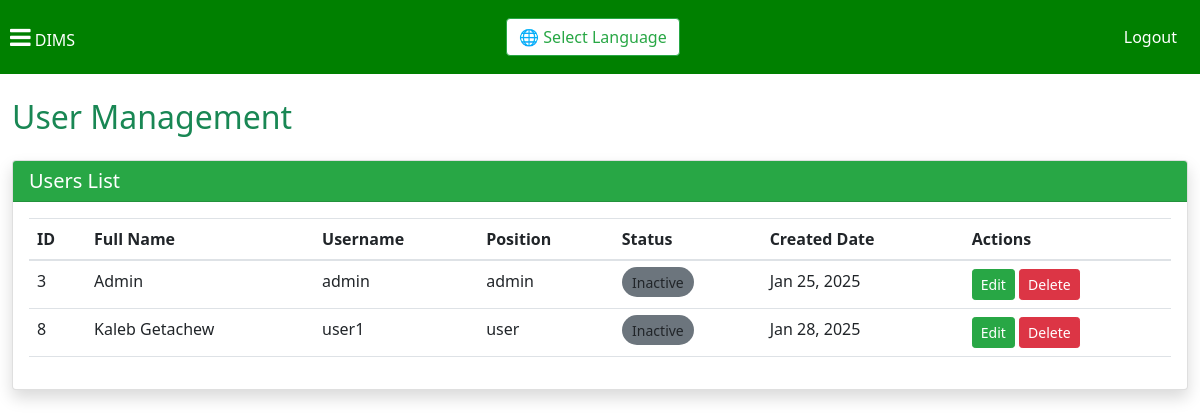
Page /screen/sideMenu.php?page=users.php (signed in) on the committed database.
### tables this page shows
CREATE TABLE `user` (
  `id` int(64) NOT NULL,
  `full_name` varchar(64) NOT NULL,
  `user_name` varchar(64) NOT NULL,
  `password` varchar(64) NOT NULL,
  `position` varchar(64) NOT NULL,
  `status` int(1) NOT NULL,
  `created_date` timestamp(6) NOT NULL DEFAULT current_timestamp(6)
);

### screen/users.php (the view, shortened to what this page needs)
<?php
include 'db_connection.php';
$lang = isset($_SESSION['lang']) ? $_SESSION['lang'] : 'en';
$translations = include "lang/$lang.php";
$result = $conn->query("SELECT * FROM user");
$users = $result->fetch_all(MYSQLI_ASSOC);
?>
<!DOCTYPE html>
<html lang="<?= $lang ?>">
<head>
    <link href="https://cdn.jsdelivr.net/npm/bootstrap@5.1.3/dist/css/bootstrap.min.css" rel="stylesheet">
</head>
<body>
    <div class="container-fluid py-4">
        <h2 class="mb-4 text-success"><?= $translations['title'] ?></h2>
        <div class="card shadow">
            <div class="card-header primary-bg text-white">
                <h5 class="mb-0"><?= $translations['users_list'] ?></h5>
            </div>
            <div class="card-body">
                <div class="table-responsive">
                    <table class="table table-hover">
                        <thead>
                            <tr>
                                <th>ID</th>
                                <th><?= $translations['full_name'] ?></th>
                                <th><?= $translations['username'] ?></th>
                                <th><?= $translations['position'] ?></th>
                                <th><?= $translations['status'] ?></th>
                                <th><?= $translations['created_date'] ?></th>
                                <th><?= $translations['actions'] ?></th>
                            </tr>
                        </thead>
                        <tbody>
                            <?php foreach ($users as $user): ?>
                            <tr>
                                <td><?= $user['id'] ?></td>
                                <td><?= htmlspecialchars($user['full_name']) ?></td>
                                <td><?= htmlspecialchars($user['user_name']) ?></td>
                                <td><?= htmlspecialchars($user['position']) ?></td>
                                <td>
                                    <span class="status-badge <?= $user['status'] == 1 ? 'bg-success' : 'bg-secondary' ?>">
                                        <?= $user['status'] == 1 ? $translations['active'] : $translations['inactive'] ?>
                                    </span>
                                </td>
                                <td><?= date('M d, Y', strtotime($user['created_date'])) ?></td>
                                <td>
                                    <button class="btn btn-sm btn-primary edit-btn"
                                            data-user='<?= htmlspecialchars(json_encode($user), ENT_QUOTES, 'UTF-8') ?>'>
                                        <?= $translations['edit'] ?>
                                    </button>
                                    <form method="POST" class="d-inline">
                                        <button type="submit" class="btn btn-sm btn-danger"
                                                onclick="return confirm('<?= $translations['confirm_delete'] ?>')">
                                            <?= $translations['delete'] ?>
                                        </button>
                                    </form>
                                </td>
                            </tr>
                            <?php endforeach; ?>
                        </tbody>
                    </table>
                </div>
            </div>
        </div>
    </div>
</body>
</html>

### screen/sideMenu.php (style rules this page uses)
body { overflow-x: hidden; }

### screen/users.php (style rules this page uses)
:root { --primary-color: #28a745; --hover-color: #218838; }
.primary-bg { background-color: var(--primary-color); }
.btn-primary { background-color: var(--primary-color); border-color: var(--primary-color); }
.status-badge { padding: 0.35rem 0.65rem; font-size: 0.875em; border-radius: 10rem; }

### rows in the picture
user: id "3", full_name "Admin", user_name "admin", position "admin", created_date "Jan 25, 2025"
user: id "8", full_name "Kaleb Getachew", user_name "user1", position "user", created_date "Jan 28, 2025"

### other values in the picture
$translations["logout"] "Logout"
$translations['title'] "User Management"
$translations['users_list'] "Users List"
$translations['full_name'] "Full Name"
$translations['username'] "Username"
$translations['position'] "Position"
$translations['status'] "Status"
$translations['created_date'] "Created Date"
$translations['actions'] "Actions"
